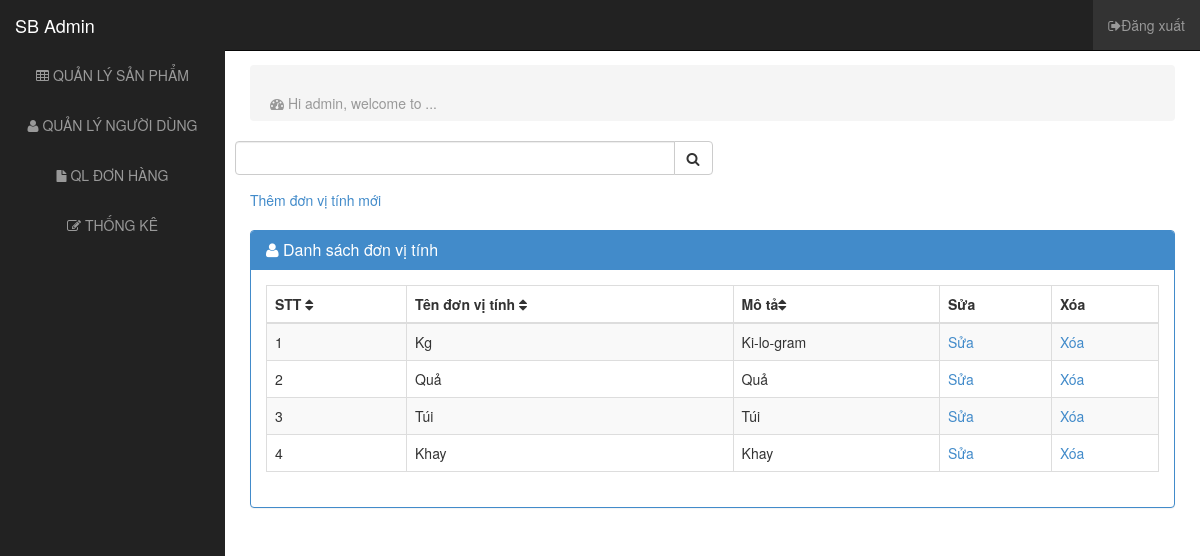
Page /admin/admin_dvt.php on the committed database.
### tables this page shows
CREATE TABLE `donvitinh` (
  `donvitinh_id` int(11) NOT NULL,
  `donvitinh_ten` varchar(50) NOT NULL,
  `donvitinh_mota` varchar(50) NOT NULL
);

### admin/admin_dvt.php (the view, shortened to what this page needs)
<!DOCTYPE html>
<html lang="en">
  <head>
    <link href="../css/css/bootstrap.css" rel="stylesheet">
    <link href="../css/css/sb-admin.css" rel="stylesheet">
    <link rel="stylesheet" href="../css/font-awesome/css/font-awesome.min.css">
    <link rel="stylesheet" href="http://cdn.oesmith.co.uk/morris-0.4.3.min.css">
  </head>
  <body>
  <?php
    require("../config.php");
    if(isset($_GET['search']) && !empty($_GET['search'])){
      $key =$_GET['search'];
      $products=mysqli_query($conn,"SELECT *FROM `donvitinh` WHERE `donvitinh_ten` LIKE '%$key%'");
    }
    else{
      $products=mysqli_query($conn,"SELECT *FROM `donvitinh`");
    }
?>
    <div id="wrapper">
    <?php require './admin_header.php'?>
      <div id="page-wrapper">
        <div class="row">
          <div class="col-lg-12">
            <ol class="breadcrumb">
              <li class="active"><i class="fa fa-dashboard"></i> Hi admin, welcome to ...</li>
            </ol>
          </div>
          <form action="" method="get">
          <div class="col-lg-6 form-group input-group">
                <input type="text" class="form-control" name="search" value="<?php if(isset($_GET['search'])){ echo $_GET['search'];}?>">
                <span class="input-group-btn">
                  <button class="btn btn-default" type="submit"><i class="fa fa-search"></i></button>
                </span>
          </div>
          </form>
        </div>
        <a href="./create_dvt.php">Thêm đơn vị tính mới</a>
        <br>
        <br>
        <div class="row">
          <div class="col-lg-12">
            <div class="panel panel-primary">
              <div class="panel-heading">
                <h3 class="panel-title"><i class="fa fa-user"></i>  Danh sách đơn vị tính</h3>
              </div>
              <div class="panel-body">
                <div class="table-responsive">
                  <table class="table table-bordered table-hover table-striped tablesorter">
                    <thead>
                      <tr>
                      <th>STT <i class="fa fa-sort"></i></th>
                        <th>Tên đơn vị tính <i class="fa fa-sort"></i></th>
                        <th> Mô tả<i class="fa fa-sort"></i></th>
                        <th>Sửa</th>
                        <th>Xóa</th>
                      </tr>
                    </thead>
                    <tbody>
                    <?php
                    $stt=1;
                while($row =mysqli_fetch_array($products)){
                    ?>
                    <tr>
                    <td><?=$stt?></td>
                    <td><?=$row['donvitinh_ten']?></td>
                    <td> <?=$row['donvitinh_mota']?></td>
                    <td><a href="./edit_dvt.php?donvitinh_id=<?=$row['donvitinh_id']?>">Sửa</a></td>
                    <td><a href="./delete_dvt.php?donvitinh_id=<?=$row['donvitinh_id']?>">Xóa</a></td>
                    </tr>
                  <?php $stt++; }?>
                    </tbody>
                  </table>
                </div>
              </div>
            </div>
          </div>
        </div>
      </div>
    </div>
  </body>
</html>

### css/css/sb-admin.css (style rules this page uses)
body { margin-top: 50px; }
#wrapper { padding-left: 0; }
#page-wrapper { width: 100%; padding: 5px 15px; }
table.tablesorter thead { cursor: pointer; }
@media (min-width:768px) { #wrapper { padding-left: 225px; } }
@media (min-width:768px) { #page-wrapper { padding: 15px 25px; } }

### css/css_admin/css/sb-admin.css (style rules this page uses)
body { margin-top: 50px; }
#wrapper { padding-left: 0; }
#page-wrapper { width: 100%; padding: 5px 15px; }
table.tablesorter thead { cursor: pointer; }
@media (min-width:768px) { #wrapper { padding-left: 225px; } }
@media (min-width:768px) { #page-wrapper { padding: 15px 25px; } }

### admin/admin_header.php (style rules this page uses)
li { float: left; }

### rows in the picture
donvitinh: donvitinh_ten "Kg", donvitinh_mota "Ki-lo-gram"
donvitinh: donvitinh_ten "Quả", donvitinh_mota "Quả"
donvitinh: donvitinh_ten "Túi", donvitinh_mota "Túi"
donvitinh: donvitinh_ten "Khay", donvitinh_mota "Khay"
